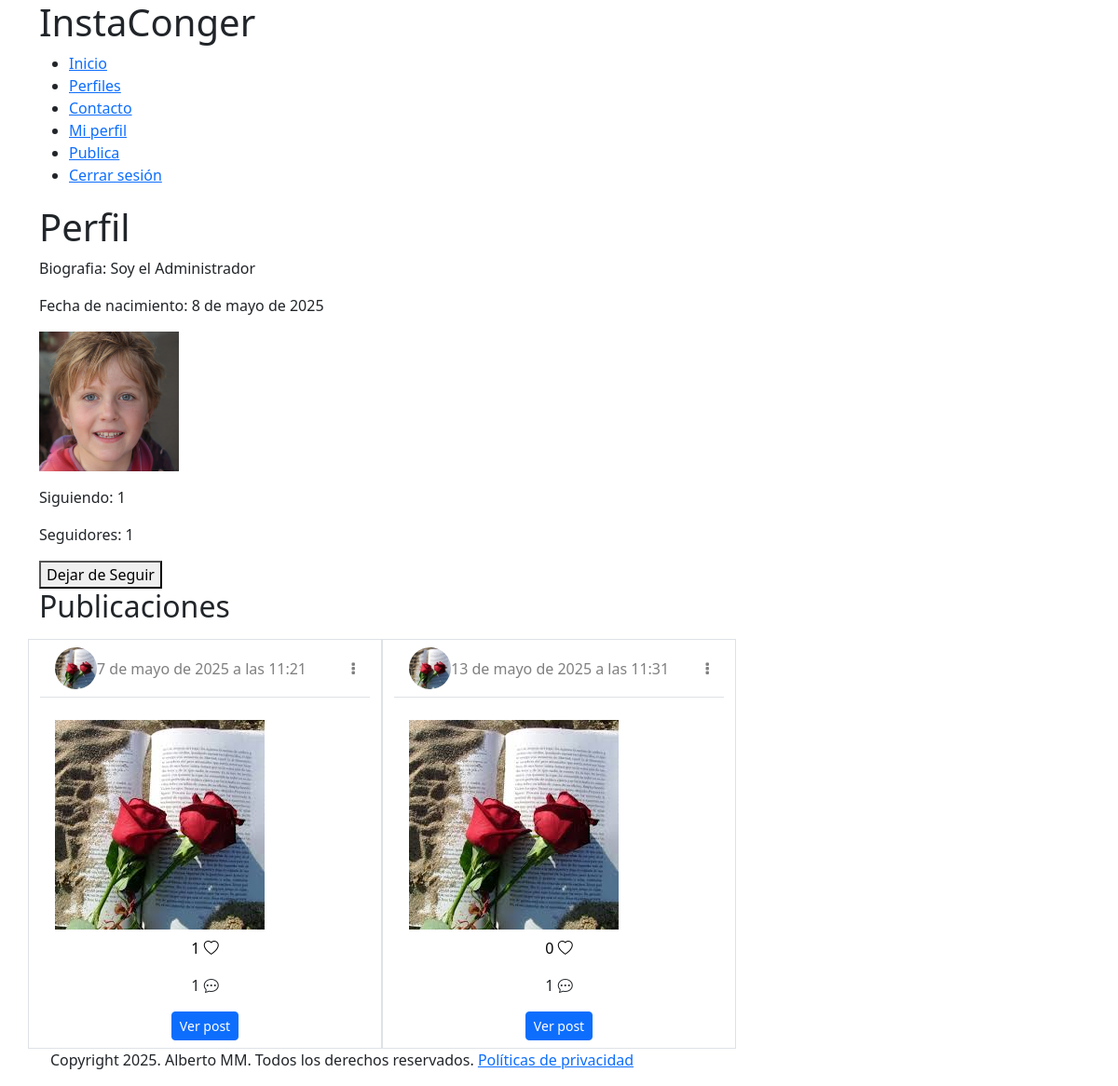
The app's page /profile/13/ (signed in) with its own data.
### profiles/models.py (models this page shows, shortened)
class UserProfile(models.Model):
    user = models.OneToOneField(User, on_delete=models.CASCADE, related_name='profile')
    profile_picture = models.ImageField("Imagen de perfil", upload_to="profile_pictures/", blank=True, null=True)
    bio = models.TextField("Biografía", blank=True, null=True)
    birth_date = models.DateField("Fecha de nacimiento", blank=True, null=True)
    followers = models.ManyToManyField("self", symmetrical=False, related_name='following', through='Follow')
    class Meta:
        verbose_name = "Perfil"
        verbose_name_plural = "Perfiles"

### posts/models.py (models this page shows, shortened)
class Post(models.Model):
    user = models.ForeignKey(User, on_delete=models.CASCADE, related_name='posts', verbose_name="Usuario")
    image = models.ImageField(upload_to="posts_images/", verbose_name="Imagen")
    caption = models.TextField(blank=True, verbose_name="Descripción")
    created_at = models.DateTimeField(auto_now_add=True, verbose_name="Fecha de creación")
    likes = models.ManyToManyField(User, related_name='liked_posts', blank=True,verbose_name="Nº de likes")
    class Meta:
        verbose_name = "Post"
        verbose_name_plural = "Posts"

### instagram/views.py (the view, shortened to what this page needs)
# urls.py: path('profile/<pk>/', ProfileDetailView.as_view(), name='profile_detail'),
@method_decorator(login_required, name='dispatch')# Proteger la vista para que solo los usuarios logueados puedan acceder
class ProfileDetailView(DetailView, FormView):
    template_name = "general/profile_detail.html"
    model=UserProfile
    context_object_name = 'profile'
    form_class= ProfileFollow
    def get_initial(self):
        self.initial["profile_pk"] = self.get_object().pk
        return super().get_initial()
    def get_context_data(self, **kwargs):
        context = super().get_context_data(**kwargs)
        follower = Follow.objects.filter(following= self.request.user.profile, follower= self.get_object()).exists() # type: ignore
        context["follower"] = follower
        return context

### instagram/templates/general/profile_detail.html (shortened to what this page needs)
{% extends "general/layout.html" %}
{% load crispy_forms_tags %}
{% block page_content %}
<div class="container">
    <h1>Perfil</h1>
    <p>Biografia: {{profile.bio|default_if_none:"Sin rellenar"}}</p>
    <p>Fecha de nacimiento: {{profile.birth_date|default_if_none:"Sin rellenar"}}</p>
    <p>
        {% if profile.profile_picture %}
            <img  width= "50px" src="{{ profile.profile_picture.url }}" alt="Profile Picture" style="width: 150px; height: 150px;">
        {% else %}
            <p>Sin foto de perfil</p>
        {% endif %}
    </p>
    <p>Siguiendo: {{ profile.following.count }}</p>
    <p>Seguidores: {{ profile.followers.count }}</p>
    {% if profile.user != request.user %}
        <form action="" method="post">
            {% if follower %}
                <button type="submit">Dejar de Seguir</button>
            {% else %}
                <button type="submit"> Seguir</button>
            </form>
            {% endif %}
    {% endif %}
    <section>
        <h2>Publicaciones</h2>
        <div class="row">
            {% for post in  profile.user.posts.all %}
                <div class="col-12 col-sm-6 col-md-4">
                    {% include '_includes/posts/_post.html' %}
                </div>
            {% endfor %}
        </div>
    </section>
{% endblock %}

### instagram/templates/_includes/posts/_post.html (shortened to what this page needs)
<div class="row">
    <article class="bg-white border mt-2">
        <div>
            <div class="d-flex flex-row justify-content-between align-items-center p-2 border-bottom">
                <div class="d-flex flex-row align-items-center feed-text px-2">
                    <img class="rounded-circle" src="{{post.image.url}}" width="45">
                    <div class="d-flex flex-column flex-wrap ml-2">
                        <span class="text-black-50 time">{{post.created_at}}</span>
                    </div>
                </div>
                <div class="feed-icon px-2">
                    <i class="fa fa-ellipsis-v text-black-50"></i>
                </div>
            </div>
        </div>
        <div class="p-2 px-3">
        </div>
        <div class="feed-image p-2 px-3">
            <img class="img-fluid img-responsive" src="{{post.image.url}}">
        </div>
        <footer>
            <div class="text-center">
                {% if request.user.is_authenticated %}
                <p>
                    <a href="{% url 'post_like_ajax' post.pk%}" class="likeButton">
                        <span id="nLikes">{{ post.likes.all.count }}</span>
                        {% if request.user in post.likes.all %}
                            <i class="bi bi-suit-heart-fill"></i>
                        {% else %}
                            <i class="bi bi-heart"></i>
                        {% endif %}
                    </a>
                </p>
                <p>
                    {{ post.comments.all.count}} <i class="bi bi-chat-dots"></i>
                </p>
                {% endif %}
            </div>
            <p class=" text-center mt-2 mb-2 ">
                <a class="btn btn-primary btn-sm" role="button" href="{% url 'post_detail' post.pk%}">Ver post </a>
            </p>
        </footer>
    </article>
</div>

### instagram/templates/general/layout.html (style rules this page uses)
.likeButton { text-decoration:none; color:black; }

### records on screen
UserProfile: bio "Soy el Administrador", birth_date "8 de mayo de 2025", profile_picture (picture), following.count "1", followers.count "1"
Post: image (picture), created_at "7 de mayo de 2025 a las 11:21", likes.all.count "1", comments.all.count "1"
Post: image (picture), created_at "13 de mayo de 2025 a las 11:31", likes.all.count "0", comments.all.count "1"
